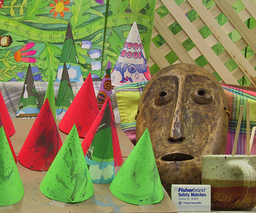
//> input picture testdata/cones1.png, 256 x 213 px, shrunk from 450 x 375 before the run; the run also reads 1 picture not shown here
$ ./prototype   (built with g++ and OpenCV 4)
//> lines starting //> are read from the running program, lines starting //| are printed output that depends on the picture
#include <fstream>
#include <iomanip>
#include <iostream>
#include <numeric>
#include <vector>
#include <opencv2/opencv.hpp>


using namespace std;
using namespace cv;

const string save_path = "../output/";
typedef unsigned long long bitmap;

uchar compute_hamming_distance(const bitmap& a, const bitmap& b) {
  uchar ret = 0;
  bitmap c = a ^ b;
  for (size_t i = 0; i < 48; ++i) {
    ret += bool((1LL << i) & c);
  }
  return ret;
}

vector<uchar> compute_census(const Mat& img, const int& y,
                             const int& x, const int& k) {
  vector<uchar> ret(48);

  uchar val = img.ptr(y)[x];
  int id = 0;

  for (int i = y - k; i < y + k + 1; ++i) {
    const uchar* p = img.ptr(i);
    for (int j = x - k; j < x + k + 1; ++j) {
      if (i == y && j == x)
        continue;
      if (p[j] < val)
        ret[id] = 1;
      id++;
    }
  }
  return ret;
}

bitmap compute_census_bitmap(const Mat& img, const int& y,
                             const int& x, const int& k) {
  bitmap ret = 0;

  uchar val = img.ptr(y)[x];
  int id = 0;

  for (int i = y - k; i < y + k + 1; ++i) {
    const uchar* p = img.ptr(i);
    for (int j = x - k; j < x + k + 1; ++j) {
      if (i == y && j == x)
        continue;
      if (p[j] < val)
        ret |= (1ll << id);
      id++;
    }
  }
  return ret;
}

void log_disp_map(const vector<vector<vector<int> > >& cost, string nm) {

  size_t max_d = cost.size();
  size_t h = cost[0].size();
  size_t w = cost[0][0].size();

  Mat ret(Mat::zeros(h, w, CV_32SC1));

  for (size_t y = 0; y < h; ++y) {
    for (size_t x = 0; x < w; ++x) {
      int d_cost = cost[0][y][x];
      int d_val  = 0;
      for (size_t d = 1; d < max_d; ++d) {
        if (cost[d][y][x] < d_cost) {
          d_cost = cost[d][y][x];
          d_val = d;
        }
      }
      ret.at<int>(y, x) = d_val;
    }
  }

  normalize(ret, ret, 0, 255, NORM_MINMAX, CV_32SC1);
  Mat ret_normalized(Mat::zeros(h, w, CV_8UC1));

  ret.convertTo(ret_normalized, CV_8UC1);

  imwrite(save_path + "normalized_disp_map_" + nm + ".png", ret_normalized);

  medianBlur(ret_normalized, ret_normalized, 3);
  imwrite(save_path + "blurred_disp_map_" + nm + ".png", ret_normalized);
}

vector<vector<vector<int> > > compute_census_rand_basic_cost(
    const Mat& b, const Mat& m, int max_d, int k = 3) {
  int w = b.cols;
  int h = b.rows;

  //vector<vector<vector<uchar> > > fb(h, vector<vector<uchar> >(w));
  //vector<vector<vector<uchar> > > fm(h, vector<vector<uchar> >(w));
  vector<vector<bitmap> > fb(h, vector<bitmap>(w));
  vector<vector<bitmap> > fm(h, vector<bitmap >(w));

  vector<vector<vector<int> > > basic_cost(max_d,
      vector<vector<int> >(h, vector<int>(w, 100000)));

  // k - window's wing size
  for (int y = k; y < h - k; ++y) {
    for (int x = k; x < w - k; ++x) {
      //fb[y][x] = compute_census(b, y, x, k);
      //fm[y][x] = compute_census(m, y, x, k);
      fb[y][x] = compute_census_bitmap(b, y, x, k);
      fm[y][x] = compute_census_bitmap(m, y, x, k);

    }
  }

  Mat disp_map(Mat::zeros(h, w, CV_8UC1));

  for (int y = k; y < h - k; ++y) {
    for (int x = k ; x < w - k; ++x) {
      int value = 0;
      uchar min_dist = 100;
      for (int d = - max_d / 2; d < max_d / 2; ++d) {
        int x_d = x + d;
        if (x_d < k + 1 || x_d > w - k - 1)
          continue;
        uchar cur_dist = compute_hamming_distance(fb[y][x], fm[y][x_d]);
        if (cur_dist < min_dist) {
          min_dist = cur_dist;
          value = d;
        }
        basic_cost[d + max_d / 2][y][x] = cur_dist;
      }
      disp_map.at<uchar>(y, x) = value + max_d / 2;
    }
  }
  return basic_cost;
}


void aggregate_cost(vector<vector<vector<int> > >& sum,
                    vector<vector<vector<int> > >& a) {
  int max_val = 0;
  for (size_t i = 0; i < sum.size(); ++i) {
    for (size_t j = 0; j < sum[0].size(); ++j) {
      for (size_t k = 0; k < sum[0][0].size(); ++k) {
        sum[i][j][k] += a[i][j][k];
        max_val = std::max(a[i][j][k], max_val);
        a[i][j][k] = 0;
      }
    }
  }
}


void compute_cost_aggregation(const vector<vector<vector<int> > >& basic_cost,
                              int p1, int p2) {

  log_disp_map(basic_cost, "0_basic_cost");

  size_t max_d = basic_cost.size();
  size_t h = basic_cost[0].size();
  size_t w = basic_cost[0][0].size();

  vector<vector<vector<int> > > cur_cost(max_d,
      vector<vector<int> >(h, vector<int>(w, 0)));
  vector<vector<vector<int> > > sum_cost(max_d,
      vector<vector<int> >(h, vector<int>(w, 0)));

  const int inf = numeric_limits<int>::max();

  // left to right
  for (size_t y = 0; y < h; ++y) {
    for (size_t x = 0; x < w; ++x) {
      for (size_t d = 0; d < max_d; ++d) {
        int cur_val = basic_cost[d][y][x];

        if (x == 0) {
          cur_cost[d][y][x] = cur_val;
          continue;
        }

        int m1 = cur_cost[d][y][x - 1];
        int m2 = (d != max_d - 1 ? cur_cost[d + 1][y][x - 1] + p1 : inf);
        int m3 = (d != 0         ? cur_cost[d - 1][y][x - 1] + p1 : inf);

        int min_pred = numeric_limits<int>::max();
        for (size_t temp_d = 0; temp_d < max_d; ++temp_d) {
          min_pred = std::min(min_pred, cur_cost[temp_d][y][x - 1]);
        }
        int m4 = min_pred + p2;

        cur_val += std::min(m1,
                   std::min(m2,
                   std::min(m3,
                            m4)));
        cur_val -= min_pred;
        cur_cost[d][y][x] = cur_val;
      }
    }
  }
  log_disp_map(cur_cost, "self_1");
  aggregate_cost(sum_cost, cur_cost);
  log_disp_map(sum_cost, "aggregated_1");

  // right to left
  for (size_t y = 0; y < h; ++y) {
    for (int x = w - 1; x >= 0; --x) {
      for (size_t d = 0; d < max_d; ++d) {
        int cur_val = basic_cost[d][y][x];

        if (x == int(w - 1)) {
          cur_cost[d][y][x] = cur_val;
          continue;
        }

        int m1 = cur_cost[d][y][x + 1];
        int m2 = (d != max_d - 1 ? cur_cost[d + 1][y][x + 1] + p1 : inf);
        int m3 = (d != 0         ? cur_cost[d - 1][y][x + 1] + p1 : inf);

        int min_pred = numeric_limits<int>::max();
        for (size_t temp_d = 0; temp_d < max_d; ++temp_d) {
          min_pred = std::min(min_pred, cur_cost[temp_d][y][x + 1]);
        }
        int m4 = min_pred + p2;

        cur_val += std::min(m1,
                   std::min(m2,
                   std::min(m3,
                            m4)));
        cur_val -= min_pred;
        cur_cost[d][y][x] = cur_val;
      }
    }
  }
  log_disp_map(cur_cost, "self_2");
  aggregate_cost(sum_cost, cur_cost);
  log_disp_map(sum_cost, "aggregated_2");

  // to top left
  for (size_t y = 0; y < h; ++y) {
    for (size_t x = 0; x < w; ++x) {
      for (size_t d = 0; d < max_d; ++d) {
        int cur_val = basic_cost[d][y][x];

        if (x == 0 || y == 0) {
          cur_cost[d][y][x] = cur_val;
          continue;
        }

        int m1 = cur_cost[d][y - 1][x - 1];
        int m2 = (d != max_d - 1 ? cur_cost[d + 1][y - 1][x - 1] + p1 : inf);
        int m3 = (d != 0         ? cur_cost[d - 1][y - 1][x - 1] + p1 : inf);

        int min_pred = numeric_limits<int>::max();
        for (size_t temp_d = 0; temp_d < max_d; ++temp_d) {
          min_pred = std::min(min_pred, cur_cost[temp_d][y - 1][x - 1]);
        }
        int m4 = min_pred + p2;

        cur_val += std::min(m1,
                   std::min(m2,
                   std::min(m3,
                            m4)));
        cur_val -= min_pred;
        cur_cost[d][y][x] = cur_val;
      }
    }
  }
  log_disp_map(cur_cost, "self_3");
  aggregate_cost(sum_cost, cur_cost);
  log_disp_map(sum_cost, "aggregated_3");

  // to top right
  for (size_t y = 0; y < h; ++y) {
    for (int x = w - 1; x >= 0; --x) {
      for (size_t d = 0; d < max_d; ++d) {
        int cur_val = basic_cost[d][y][x];

        if (x == int(w - 1) || y == 0) {
          cur_cost[d][y][x] = cur_val;
          continue;
        }

        int m1 = cur_cost[d][y - 1][x + 1];
        int m2 = (d != max_d - 1 ? cur_cost[d + 1][y - 1][x + 1] + p1 : inf);
        int m3 = (d != 0         ? cur_cost[d - 1][y - 1][x + 1] + p1 : inf);

        int min_pred = numeric_limits<int>::max();
        for (size_t temp_d = 0; temp_d < max_d; ++temp_d) {
          min_pred = std::min(min_pred, cur_cost[temp_d][y - 1][x + 1]);
        }
        int m4 = min_pred + p2;

        cur_val += std::min(m1,
                            std::min(m2,
                                     std::min(m3,
                                              m4)));
        cur_val -= min_pred;
        cur_cost[d][y][x] = cur_val;
      }
    }
  }
  log_disp_map(cur_cost, "self_4");
  aggregate_cost(sum_cost, cur_cost);
  log_disp_map(sum_cost, "aggregated_4");

  // to top
  for (size_t y = 0; y < h; ++y) {
    for (size_t x = 0; x < w; ++x) {
      for (size_t d = 0; d < max_d; ++d) {
        int cur_val = basic_cost[d][y][x];

        if (y == 0) {
          cur_cost[d][y][x] = cur_val;
          continue;
        }

        int m1 = cur_cost[d][y - 1][x];
        int m2 = (d != max_d - 1 ? cur_cost[d + 1][y - 1][x] + p1 : inf);
        int m3 = (d != 0         ? cur_cost[d - 1][y - 1][x] + p1 : inf);

        int min_pred = numeric_limits<int>::max();
        for (size_t temp_d = 0; temp_d < max_d; ++temp_d) {
          min_pred = std::min(min_pred, cur_cost[temp_d][y - 1][x]);
        }
        int m4 = min_pred + p2;

        cur_val += std::min(m1,
                            std::min(m2,
                                     std::min(m3,
                                              m4)));
        cur_val -= min_pred;
        cur_cost[d][y][x] = cur_val;
      }
    }
  }
  log_disp_map(cur_cost, "self_5");
  aggregate_cost(sum_cost, cur_cost);
  log_disp_map(sum_cost, "aggregated_5");
}

int main() {

  Mat base = imread("../testdata/cones1.png", CV_LOAD_IMAGE_GRAYSCALE);
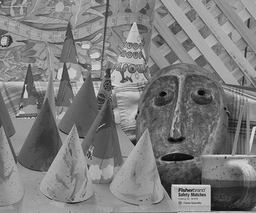
//> base: 213 rows x 256 cols, CV_8UC1; min 0, max 237, mean 125
  Mat match = imread("../testdata/cones2.png", CV_LOAD_IMAGE_GRAYSCALE);
  int max_d = 128;

  if (base.data && match.data) {
    vector<vector<vector<int> > > basic_cost =
        compute_census_rand_basic_cost(base, match, max_d);
//> after the loop in compute_census_rand_basic_cost, `for (int y = k; y < h - k; ++y)`:
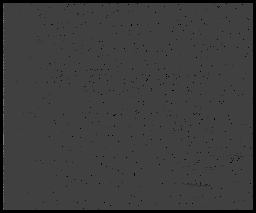
//> disp_map: 213 rows x 256 cols, CV_8UC1; min 0, max 127, mean 60.4
//> basic_cost = 128 items
    compute_cost_aggregation(basic_cost, 3, 10);
//> in log_disp_map, `size_t max_d = cost.size();`: max_d = 128
//> in log_disp_map, `size_t h = cost[0].size();`: h = 213
//> in log_disp_map, `size_t w = cost[0][0].size();`: w = 256
//> in log_disp_map, `Mat ret(Mat::zeros(h, w, CV_32SC1));`: ret: 213 rows x 256 cols, CV_32SC1; every value is 0
//> after the loop in log_disp_map, `for (size_t y = 0; y < h; ++y)`: ret: 213 rows x 256 cols, CV_32SC1; 119 distinct labels, from 0 to 127
//> in log_disp_map, `normalize(ret, ret, 0, 255, NORM_MINMAX, CV_32SC1);`: ret: 213 rows x 256 cols, CV_32SC1; 119 distinct labels, from 0 to 255
//> in log_disp_map, `Mat ret_normalized(Mat::zeros(h, w, CV_8UC1));`: ret_normalized: 213 rows x 256 cols, CV_8UC1; every value is 0
//> in log_disp_map, `medianBlur(ret_normalized, ret_normalized, 3);`: ret_normalized: 213 rows x 256 cols, CV_8UC1; min 0, max 129, mean 122.4
//> in compute_cost_aggregation, `size_t max_d = basic_cost.size();`: max_d = 128
//> in compute_cost_aggregation, `size_t h = basic_cost[0].size();`: h = 213
//> in compute_cost_aggregation, `size_t w = basic_cost[0][0].size();`: w = 256
//> in compute_cost_aggregation, `vector<vector<vector<int> > > cur_cost(max_d, vector<vector<int> >(h, ..`: cur_cost = 128 items
//> after the loop in log_disp_map (call 2), `for (size_t y = 0; y < h; ++y)`: ret: 213 rows x 256 cols, CV_32SC1; 56 distinct labels, from 0 to 127
//> in log_disp_map (call 2), `normalize(ret, ret, 0, 255, NORM_MINMAX, CV_32SC1);`: ret: 213 rows x 256 cols, CV_32SC1; 56 distinct labels, from 0 to 255
//> in log_disp_map (call 2), `medianBlur(ret_normalized, ret_normalized, 3);`: ret_normalized: 213 rows x 256 cols, CV_8UC1; min 0, max 219, mean 123.9
//> the loop in aggregate_cost, `for (size_t i = 0; i < sum.size(); ++i)` made 128 passes
//> after the loop in aggregate_cost, `for (size_t i = 0; i < sum.size(); ++i)`: max_val = 100010
//> call 4 of log_disp_map, with nm = "self_2"
//> after the loop in log_disp_map (call 4), `for (size_t y = 0; y < h; ++y)`: ret: 213 rows x 256 cols, CV_32SC1; 44 distinct labels, from 0 to 125
//> in log_disp_map (call 4), `normalize(ret, ret, 0, 255, NORM_MINMAX, CV_32SC1);`:
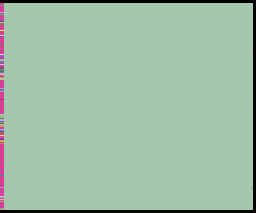
//> ret: 213 rows x 256 cols, CV_32SC1; 44 distinct labels, from 0 to 255; one colour per label, 0 black
//> the loop in aggregate_cost (call 2), `for (size_t i = 0; i < sum.size(); ++i)` made 128 passes
//> after the loop in log_disp_map (call 5), `for (size_t y = 0; y < h; ++y)`: ret: 213 rows x 256 cols, CV_32SC1; 48 distinct labels, from 0 to 125
//> in log_disp_map (call 5), `normalize(ret, ret, 0, 255, NORM_MINMAX, CV_32SC1);`: ret: 213 rows x 256 cols, CV_32SC1; 48 distinct labels, from 0 to 255
//> after the loop in log_disp_map (call 6), `for (size_t y = 0; y < h; ++y)`: ret: 213 rows x 256 cols, CV_32SC1; 62 distinct labels, from 0 to 127
//> in log_disp_map (call 6), `normalize(ret, ret, 0, 255, NORM_MINMAX, CV_32SC1);`: ret: 213 rows x 256 cols, CV_32SC1; 62 distinct labels, from 0 to 255
//> in log_disp_map (call 6), `medianBlur(ret_normalized, ret_normalized, 3);`:
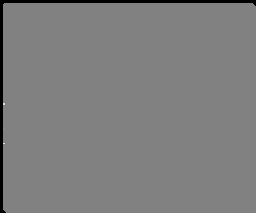
//> ret_normalized: 213 rows x 256 cols, CV_8UC1; min 0, max 227, mean 125.7
//> after the loop in log_disp_map (call 7), `for (size_t y = 0; y < h; ++y)`:
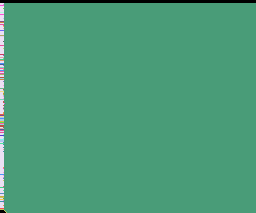
//> ret: 213 rows x 256 cols, CV_32SC1; 52 distinct labels, from 0 to 127; one colour per label, 0 black
//> in log_disp_map (call 7), `normalize(ret, ret, 0, 255, NORM_MINMAX, CV_32SC1);`:
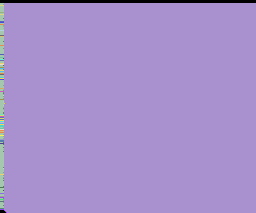
//> ret: 213 rows x 256 cols, CV_32SC1; 52 distinct labels, from 0 to 255; one colour per label, 0 black
//> in log_disp_map (call 7), `medianBlur(ret_normalized, ret_normalized, 3);`: ret_normalized: 213 rows x 256 cols, CV_8UC1; min 0, max 241, mean 127.3
//> after the loop in log_disp_map (call 8), `for (size_t y = 0; y < h; ++y)`: ret: 213 rows x 256 cols, CV_32SC1; 49 distinct labels, from 0 to 125
//> in log_disp_map (call 8), `normalize(ret, ret, 0, 255, NORM_MINMAX, CV_32SC1);`: ret: 213 rows x 256 cols, CV_32SC1; 49 distinct labels, from 0 to 255
//> in log_disp_map (call 8), `medianBlur(ret_normalized, ret_normalized, 3);`:
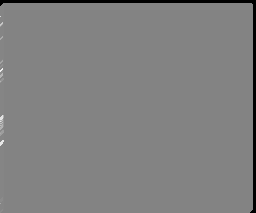
//> ret_normalized: 213 rows x 256 cols, CV_8UC1; min 0, max 239, mean 127.8
  } else {
    std::cout << "Failed to read images" << std::endl;
  }
  return 0;
}
